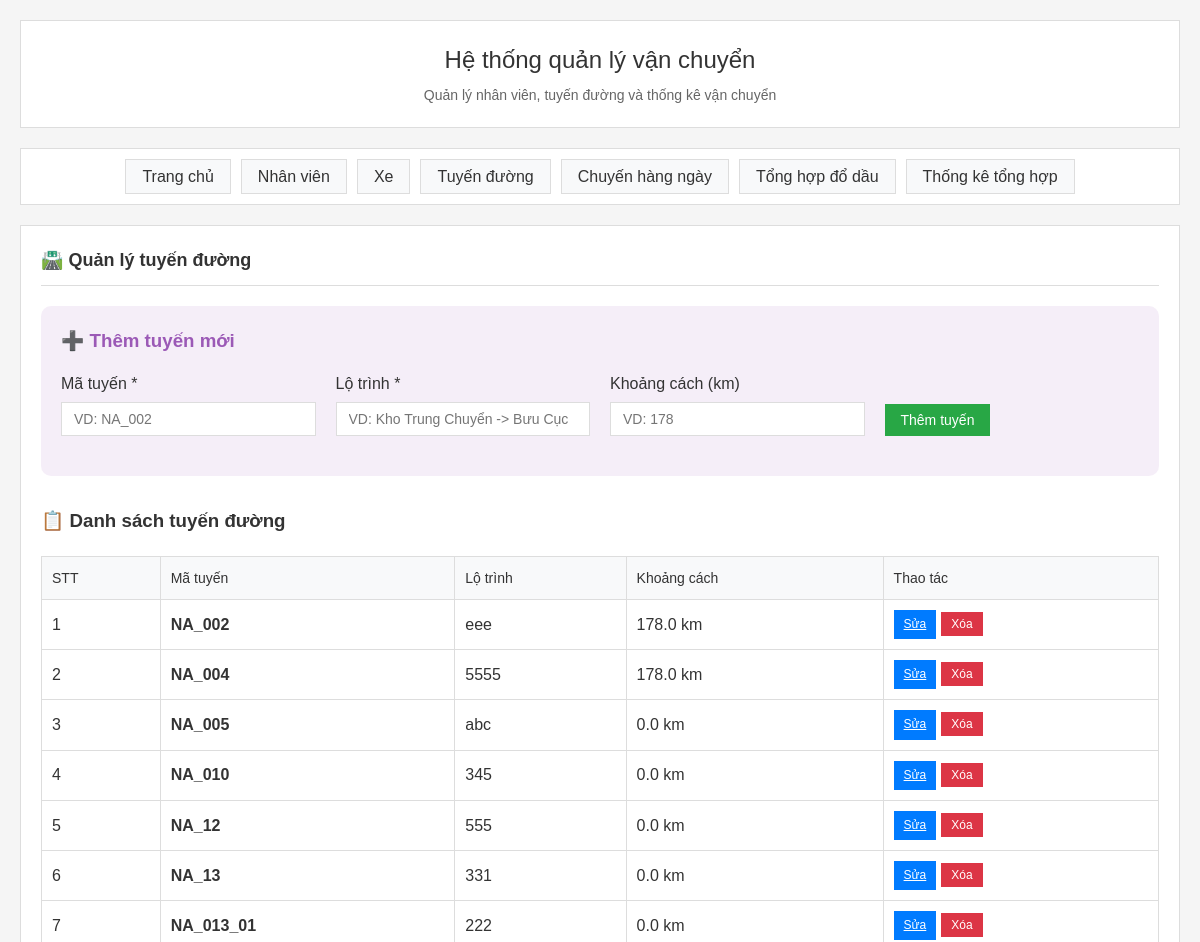
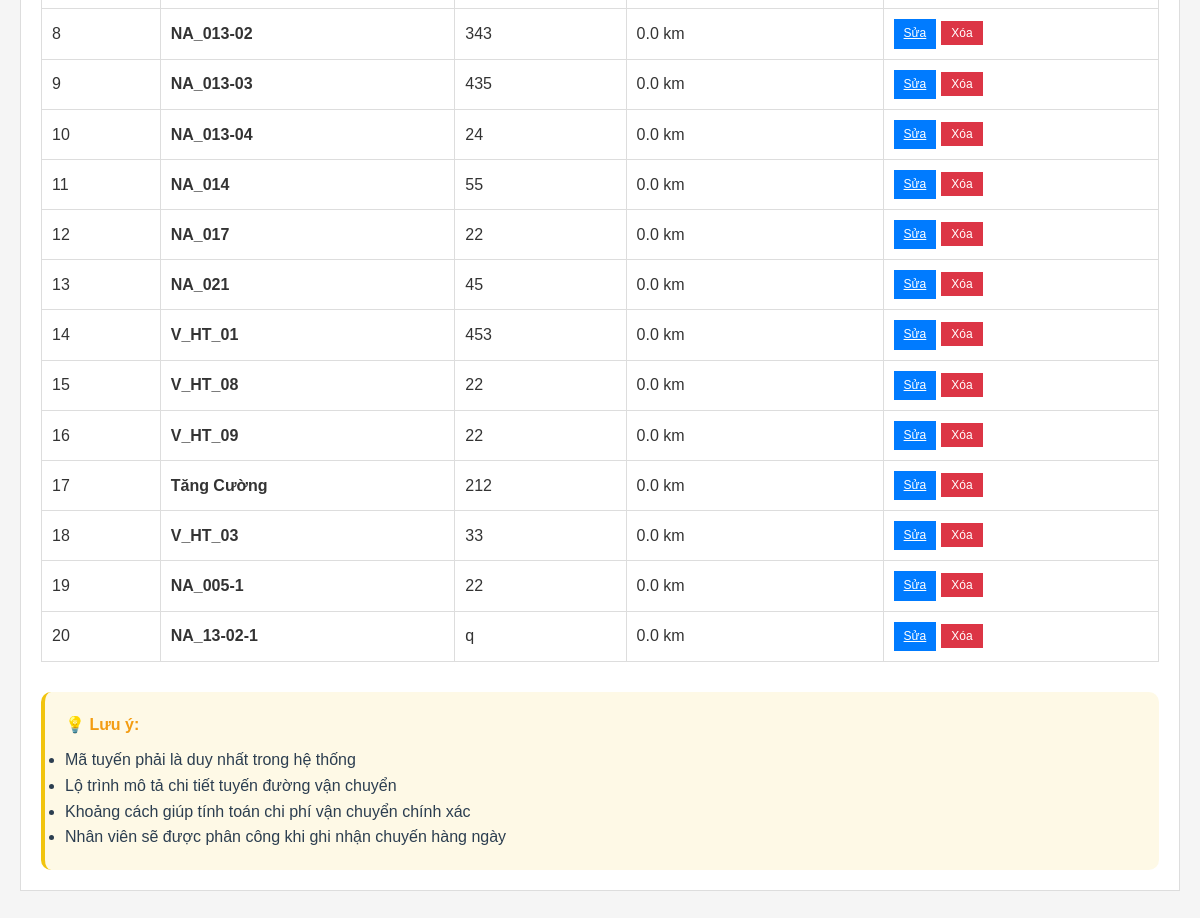
Page /routes on the earlier database version (2 pictures, top to bottom).
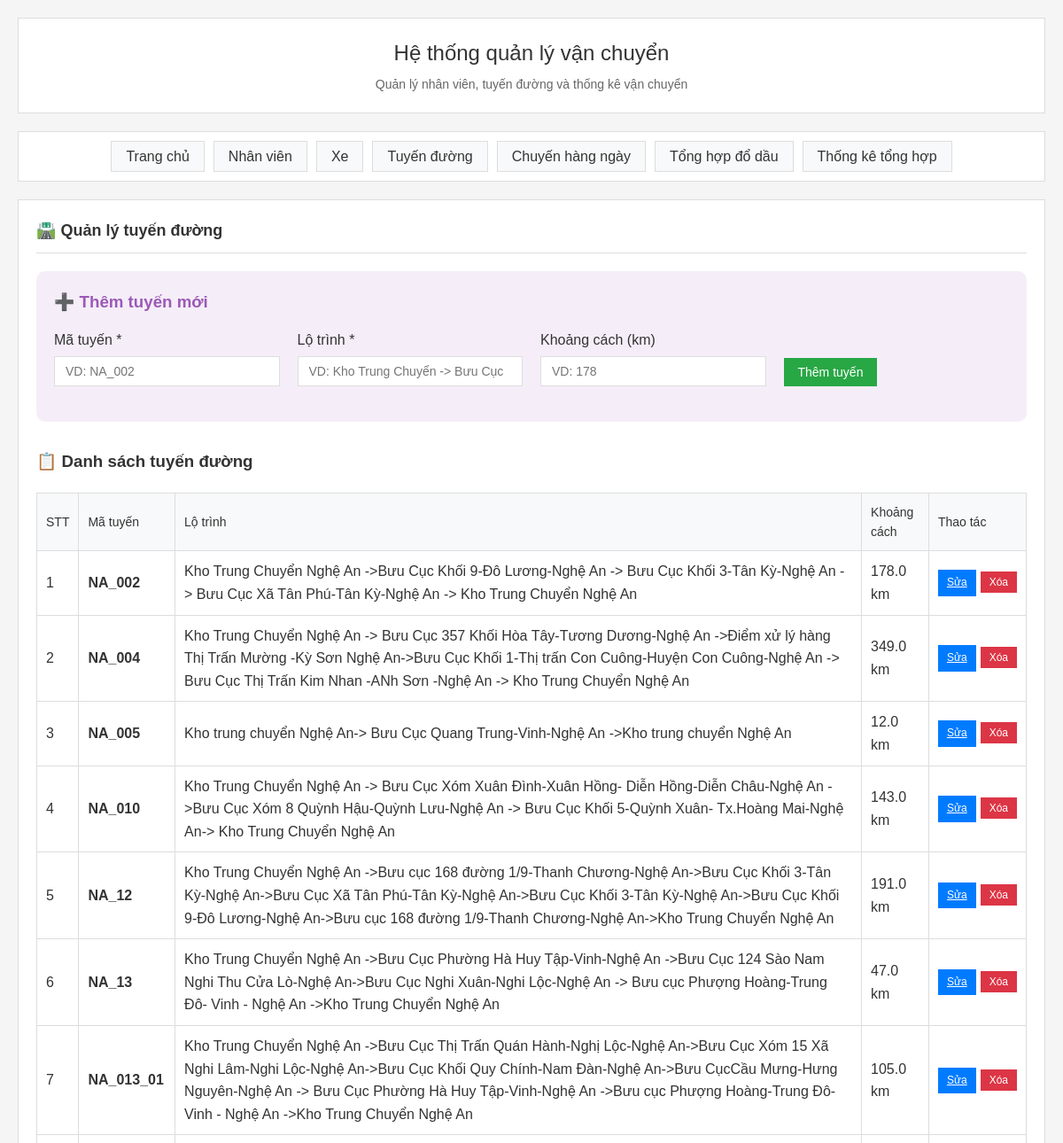
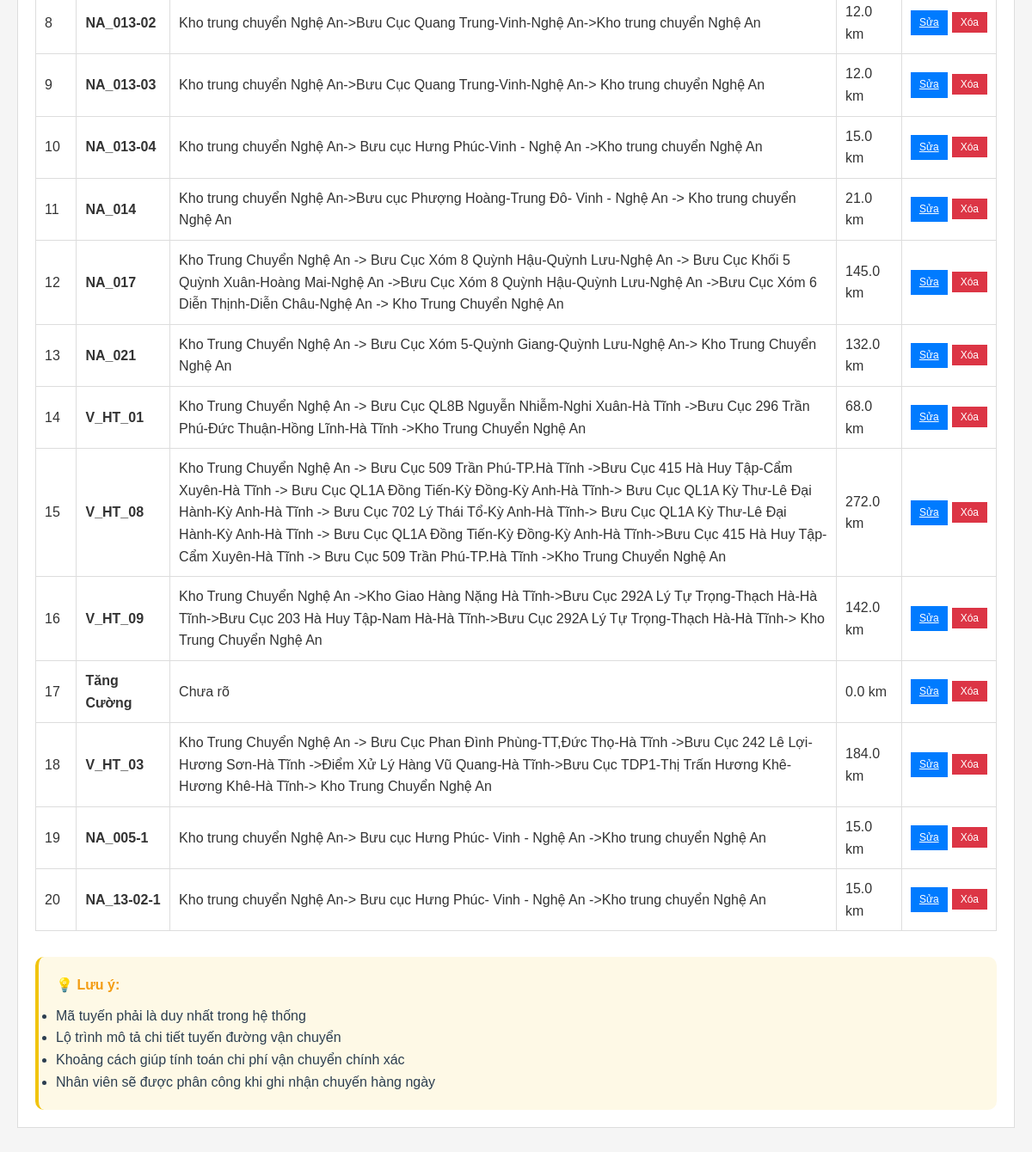
Same page on the later database version (2 pictures, top to bottom).
### main.py (models this page shows)
class Route(Base):
    __tablename__ = "routes"
    id = Column(Integer, primary_key=True, index=True)
    route_code = Column(String, nullable=False)  # NA_002, NA_004, etc.
    route_name = Column(String, nullable=False)
    distance = Column(Float)  # KM/Chuyến
    unit_price = Column(Float)  # Đơn giá
    vehicle_id = Column(Integer, ForeignKey("vehicles.id"), nullable=True)
    is_active = Column(Integer, default=1)
    status = Column(Integer, default=1)  # 1: Active, 0: Inactive
    created_at = Column(DateTime, default=datetime.utcnow)
    vehicle = relationship("Vehicle", back_populates="routes")
    daily_routes = relationship("DailyRoute", back_populates="route")

### main.py (the view)
@app.get("/routes", response_class=HTMLResponse)
async def routes_page(request: Request, db: Session = Depends(get_db)):
    routes = db.query(Route).filter(Route.is_active == 1, Route.status == 1).all()
    return templates.TemplateResponse("routes.html", {
        "request": request,
        "routes": routes
    })

### templates/routes.html (shortened to what this page needs)
{% extends "base.html" %}
{% block content %}
<h2>🛣️ Quản lý tuyến đường</h2>
<div style="background: rgba(155, 89, 182, 0.1); padding: 20px; border-radius: 10px; margin-bottom: 30px;">
    <h3 style="color: #9b59b6; margin-bottom: 15px;">➕ Thêm tuyến mới</h3>
    <form method="post" action="/routes/add" style="display: grid; grid-template-columns: repeat(auto-fit, minmax(250px, 1fr)); gap: 20px;">
        <div class="form-group">
            <label for="route_code">Mã tuyến *</label>
            <input type="text" id="route_code" name="route_code" required placeholder="VD: NA_002">
        </div>
        <div class="form-group">
            <label for="route_name">Lộ trình *</label>
            <input type="text" id="route_name" name="route_name" required placeholder="VD: Kho Trung Chuyển -> Bưu Cục">
        </div>
        <div class="form-group">
            <label for="distance">Khoảng cách (km)</label>
            <input type="number" id="distance" name="distance" step="0.1" placeholder="VD: 178">
        </div>
        <div class="form-group" style="display: flex; align-items: end;">
            <button type="submit" class="btn btn-success">Thêm tuyến</button>
        </div>
    </form>
</div>
<h3>📋 Danh sách tuyến đường</h3>
{% if routes %}
<table class="table">
    <thead>
        <tr>
            <th>STT</th>
            <th>Mã tuyến</th>
            <th>Lộ trình</th>
            <th>Khoảng cách</th>
            <th>Thao tác</th>
        </tr>
    </thead>
    <tbody>
        {% for route in routes %}
        <tr>
            <td>{{ loop.index }}</td>
            <td><strong>{{ route.route_code }}</strong></td>
            <td>{{ route.route_name }}</td>
            <td>{{ route.distance }} km</td>
            <td>
                <div style="display: flex; gap: 5px;">
                    <a href="/routes/edit/{{ route.id }}" class="btn btn-sm btn-primary" style="padding: 5px 10px; font-size: 12px;">Sửa</a>
                    <form method="post" action="/routes/delete/{{ route.id }}" style="display: inline;" onsubmit="return confirm('Bạn có chắc chắn muốn xóa tuyến này?')">
                        <button type="submit" class="btn btn-sm btn-danger" style="padding: 5px 10px; font-size: 12px;">Xóa</button>
                    </form>
                </div>
            </td>
        </tr>
        {% endfor %}
    </tbody>
</table>
{% else %}
<div style="text-align: center; padding: 40px; color: #7f8c8d;">
    <h3>🛣️ Chưa có tuyến nào</h3>
    <p>Hãy thêm tuyến đầu tiên bằng form bên trên</p>
</div>
{% endif %}
<div style="margin-top: 30px; padding: 20px; background: rgba(241, 196, 15, 0.1); border-radius: 10px; border-left: 4px solid #f1c40f;">
    <h4 style="color: #f39c12; margin-bottom: 10px;">💡 Lưu ý:</h4>
    <ul style="color: #2c3e50; line-height: 1.6;">
        <li>Mã tuyến phải là duy nhất trong hệ thống</li>
        <li>Lộ trình mô tả chi tiết tuyến đường vận chuyển</li>
        <li>Khoảng cách giúp tính toán chi phí vận chuyển chính xác</li>
        <li>Nhân viên sẽ được phân công khi ghi nhận chuyến hàng ngày</li>
    </ul>
</div>
{% endblock %}

Differences in the rows shown:
changed Route "NA_002": route_name "eee" → "Kho Trung Chuyển Nghệ An ->Bưu Cục Khối 9-Đô Lương-Nghệ An -> Bưu Cục Khối 3-Tân Kỳ-Nghệ An -> Bưu Cục Xã Tân Phú-Tân Kỳ-Nghệ An -> Kho Trung Chuyển Nghệ An"
changed Route "NA_004": route_name "5555" → "Kho Trung Chuyển Nghệ An -> Bưu Cục 357 Khối Hòa Tây-Tương Dương-Nghệ An ->Điểm xử lý hàng Thị Trấn Mường -Kỳ Sơn Nghệ An->Bưu Cục Khối 1-Thị trấn Con Cuông-Huyện Con Cuông-Nghệ An -> Bưu Cục Thị Trấn Kim Nhan -ANh Sơn -Nghệ An -> Kho Trung Chuyển Nghệ An"; distance "178.0" → "349.0"
changed Route "NA_005": route_name "abc" → "Kho trung chuyển Nghệ An-> Bưu Cục Quang Trung-Vinh-Nghệ An ->Kho trung chuyển Nghệ An"; distance "0.0" → "12.0"
changed Route "NA_010": route_name "345" → "Kho Trung Chuyển Nghệ An -> Bưu Cục Xóm Xuân Đình-Xuân Hồng- Diễn Hồng-Diễn Châu-Nghệ An ->Bưu Cục Xóm 8 Quỳnh Hậu-Quỳnh Lưu-Nghệ An -> Bưu Cục Khối 5-Quỳnh Xuân- Tx.Hoàng Mai-Nghệ An-> Kho Trung Chuyển Nghệ An"; distance "0.0" → "143.0"
changed Route "NA_12": route_name "555" → "Kho Trung Chuyển Nghệ An ->Bưu cục 168 đường 1/9-Thanh Chương-Nghệ An->Bưu Cục Khối 3-Tân Kỳ-Nghệ An->Bưu Cục Xã Tân Phú-Tân Kỳ-Nghệ An->Bưu Cục Khối 3-Tân Kỳ-Nghệ An->Bưu Cục Khối 9-Đô Lương-Nghệ An->Bưu cục 168 đường 1/9-Thanh Chương-Nghệ An->Kho Trung Chuyển Nghệ An"; distance "0.0" → "191.0"
changed Route "NA_13": route_name "331" → "Kho Trung Chuyển Nghệ An ->Bưu Cục Phường Hà Huy Tập-Vinh-Nghệ An ->Bưu Cục 124 Sào Nam Nghi Thu Cửa Lò-Nghệ An->Bưu Cục Nghi Xuân-Nghi Lộc-Nghệ An -> Bưu cục Phượng Hoàng-Trung Đô- Vinh - Nghệ An ->Kho Trung Chuyển Nghệ An"; distance "0.0" → "47.0"
changed Route "NA_013_01": route_name "222" → "Kho Trung Chuyển Nghệ An ->Bưu Cục Thị Trấn Quán Hành-Nghị Lộc-Nghệ An->Bưu Cục Xóm 15 Xã Nghi Lâm-Nghi Lộc-Nghệ An->Bưu Cục Khối Quy Chính-Nam Đàn-Nghệ An->Bưu CụcCầu Mưng-Hưng Nguyên-Nghệ An -> Bưu Cục Phường Hà Huy Tập-Vinh-Nghệ An ->Bưu cục Phượng Hoàng-Trung Đô- Vinh - Nghệ An ->Kho Trung Chuyển Nghệ An"; distance "0.0" → "105.0"
changed Route "NA_013-02": route_name "343" → "Kho trung chuyển Nghệ An->Bưu Cục Quang Trung-Vinh-Nghệ An->Kho trung chuyển Nghệ An"; distance "0.0" → "12.0"
changed Route "NA_013-03": route_name "435" → "Kho trung chuyển Nghệ An->Bưu Cục Quang Trung-Vinh-Nghệ An-> Kho trung chuyển Nghệ An"; distance "0.0" → "12.0"
changed Route "NA_013-04": route_name "24" → "Kho trung chuyển Nghệ An-> Bưu cục Hưng Phúc-Vinh - Nghệ An ->Kho trung chuyển Nghệ An"; distance "0.0" → "15.0"
changed Route "NA_014": route_name "55" → "Kho trung chuyển Nghệ An->Bưu cục Phượng Hoàng-Trung Đô- Vinh - Nghệ An -> Kho trung chuyển Nghệ An"; distance "0.0" → "21.0"
changed Route "NA_017": route_name "22" → "Kho Trung Chuyển Nghệ An -> Bưu Cục Xóm 8 Quỳnh Hậu-Quỳnh Lưu-Nghệ An -> Bưu Cục Khối 5 Quỳnh Xuân-Hoàng Mai-Nghệ An ->Bưu Cục Xóm 8 Quỳnh Hậu-Quỳnh Lưu-Nghệ An ->Bưu Cục Xóm 6 Diễn Thịnh-Diễn Châu-Nghệ An -> Kho Trung Chuyển Nghệ An"; distance "0.0" → "145.0"
changed Route "NA_021": route_name "45" → "Kho Trung Chuyển Nghệ An -> Bưu Cục Xóm 5-Quỳnh Giang-Quỳnh Lưu-Nghệ An-> Kho Trung Chuyển Nghệ An"; distance "0.0" → "132.0"
changed Route "V_HT_01": route_name "453" → "Kho Trung Chuyển Nghệ An -> Bưu Cục QL8B Nguyễn Nhiễm-Nghi Xuân-Hà Tĩnh ->Bưu Cục 296 Trần Phú-Đức Thuận-Hồng Lĩnh-Hà Tĩnh ->Kho Trung Chuyển Nghệ An"; distance "0.0" → "68.0"
changed Route "V_HT_08": route_name "22" → "Kho Trung Chuyển Nghệ An -> Bưu Cục 509 Trần Phú-TP.Hà Tĩnh ->Bưu Cục 415 Hà Huy Tập-Cẩm Xuyên-Hà Tĩnh -> Bưu Cục QL1A Đồng Tiến-Kỳ Đồng-Kỳ Anh-Hà Tĩnh-> Bưu Cục QL1A Kỳ Thư-Lê Đại Hành-Kỳ Anh-Hà Tĩnh -> Bưu Cục 702 Lý Thái Tổ-Kỳ Anh-Hà Tĩnh-> Bưu Cục QL1A Kỳ Thư-Lê Đại Hành-Kỳ Anh-Hà Tĩnh -> Bưu Cục QL1A Đồng Tiến-Kỳ Đồng-Kỳ Anh-Hà Tĩnh->Bưu Cục 415 Hà Huy Tập-Cẩm Xuyên-Hà Tĩnh -> Bưu Cục 509 Trần Phú-TP.Hà Tĩnh ->Kho Trung Chuyển Nghệ An"; distance "0.0" → "272.0"
changed Route "V_HT_09": route_name "22" → "Kho Trung Chuyển Nghệ An ->Kho Giao Hàng Nặng Hà Tĩnh->Bưu Cục 292A Lý Tự Trọng-Thạch Hà-Hà Tĩnh->Bưu Cục 203 Hà Huy Tập-Nam Hà-Hà Tĩnh->Bưu Cục 292A Lý Tự Trọng-Thạch Hà-Hà Tĩnh-> Kho Trung Chuyển Nghệ An"; distance "0.0" → "142.0"
changed Route "Tăng Cường": route_name "212" → "Chưa rõ"
changed Route "V_HT_03": route_name "33" → "Kho Trung Chuyển Nghệ An -> Bưu Cục Phan Đình Phùng-TT,Đức Thọ-Hà Tĩnh ->Bưu Cục 242 Lê Lợi-Hương Sơn-Hà Tĩnh ->Điểm Xử Lý Hàng Vũ Quang-Hà Tĩnh->Bưu Cục TDP1-Thị Trấn Hương Khê-Hương Khê-Hà Tĩnh-> Kho Trung Chuyển Nghệ An"; distance "0.0" → "184.0"
changed Route "NA_005-1": route_name "22" → "Kho trung chuyển Nghệ An-> Bưu cục Hưng Phúc- Vinh - Nghệ An ->Kho trung chuyển Nghệ An"; distance "0.0" → "15.0"
changed Route "NA_13-02-1": route_name "q" → "Kho trung chuyển Nghệ An-> Bưu cục Hưng Phúc- Vinh - Nghệ An ->Kho trung chuyển Nghệ An"; distance "0.0" → "15.0"
